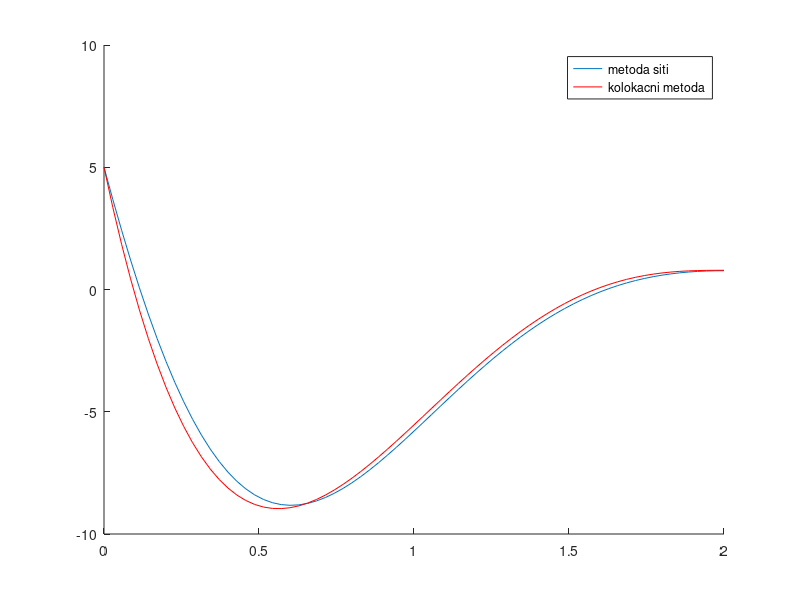

The MATLAB script that drew this image:
% resim y''+py'+qy = f, y(0)=a1, y(L)=a2 nebo y'(L)=a2d
% metoda siti 
function abc
L = 2; % delka intervalu
OP2_H = 0; % 0 pro derivaci v prave OP, 1 pro hodnotu v prave OP
a1 = 5; % OP vlevo
a2 = 1; % OP vpravo
a2d = 0; % OP vpravo - derivace

N = 70; % pocet intervalu

h = L/N; % delka kroku
x = linspace(0,L,N+1); % sit bodu x_k

% sestavime matici ulohy a vektor prave strany:
A = zeros(N+1); % matice
B = zeros(N+1,1); % prava strana
for r = 2:N
    A(r,r-1:r+1) = [1/h^2-FceP(x(r))/2/h,   -2/h^2+FceQ(x(r)),   1/h^2+FceP(x(r))/2/h];
    B(r) = FceF(x(r));
end;
B = B - A(:,1)*a1; % prevedeni na pravou stranu

cla; hold on;

if (OP2_H==1) % pro Dirichletovu podminku vpravo
    B = B - A(:,N+1)*a2; % prevedeni na pravou stranu
    % vymazani prvnich a poslednich sloupcu a radku:
    A(1,:) = [];
    A(end,:) = [];
    A(:,1) = [];
    A(:,end) = [];
    B(1) = [];
    B(end) = [];
    y = A\B
    plot(x,[a1,y',a2]);
else % pro Neumannovu podminku vpravo
    A(N+1,N:N+1) = [2/h^2,  -2/h^2+FceQ(x(N+1))];
    B(N+1) = -a2d*2/h - FceP(x(N+1))*a2d + FceF(x(N+1));
    A(1,:) = [];    
    A(:,1) = [];    
    B(1) = [];    
    y = A\B
    plot(x,[a1,y']);
end;

% kolokacni metoda s polynomem 4. stupne:
Akol = zeros(5);
Bkol = zeros(5,1);
Akol(1,1) = 1;
Bkol(1) = a1;
xx = [0,1/2,1,3/2,2];
for r = 2:4
    z = xx(r);
    p0 = [1,z,z^2,z^3,z^4];
    p1 = [0,1,2*z,3*z^2,4*z^3];
    p2 = [0,0,2,6*z,12*z^2];
    Akol(r,:) = p2+p1*FceP(z)+p0*FceQ(z);
    Bkol(r) = FceF(z);
end;
z = L;
if (OP2_H==1) % pro Dirichletovu podminku vpravo
    Akol(5,:) = [1,z,z^2,z^3,z^4];
    Bkol(5) = a2;
else % pro Neumannovu podminku vpravo
    Akol(5,:) = [0,1,2*z,3*z^2,4*z^3];
    Bkol(5) = a2d;
end;
Akol
c = Akol\Bkol
plot(x,c(1)+c(2)*x+c(3)*x.^2+c(4)*x.^3+c(5)*x.^4,'r')

legend('metoda siti','kolokacni metoda');


function y = FceP(x)
y = 2+x;
function y = FceQ(x)
y = 6+x^2;
function y = FceF(x)
y = 1/(x+1);






